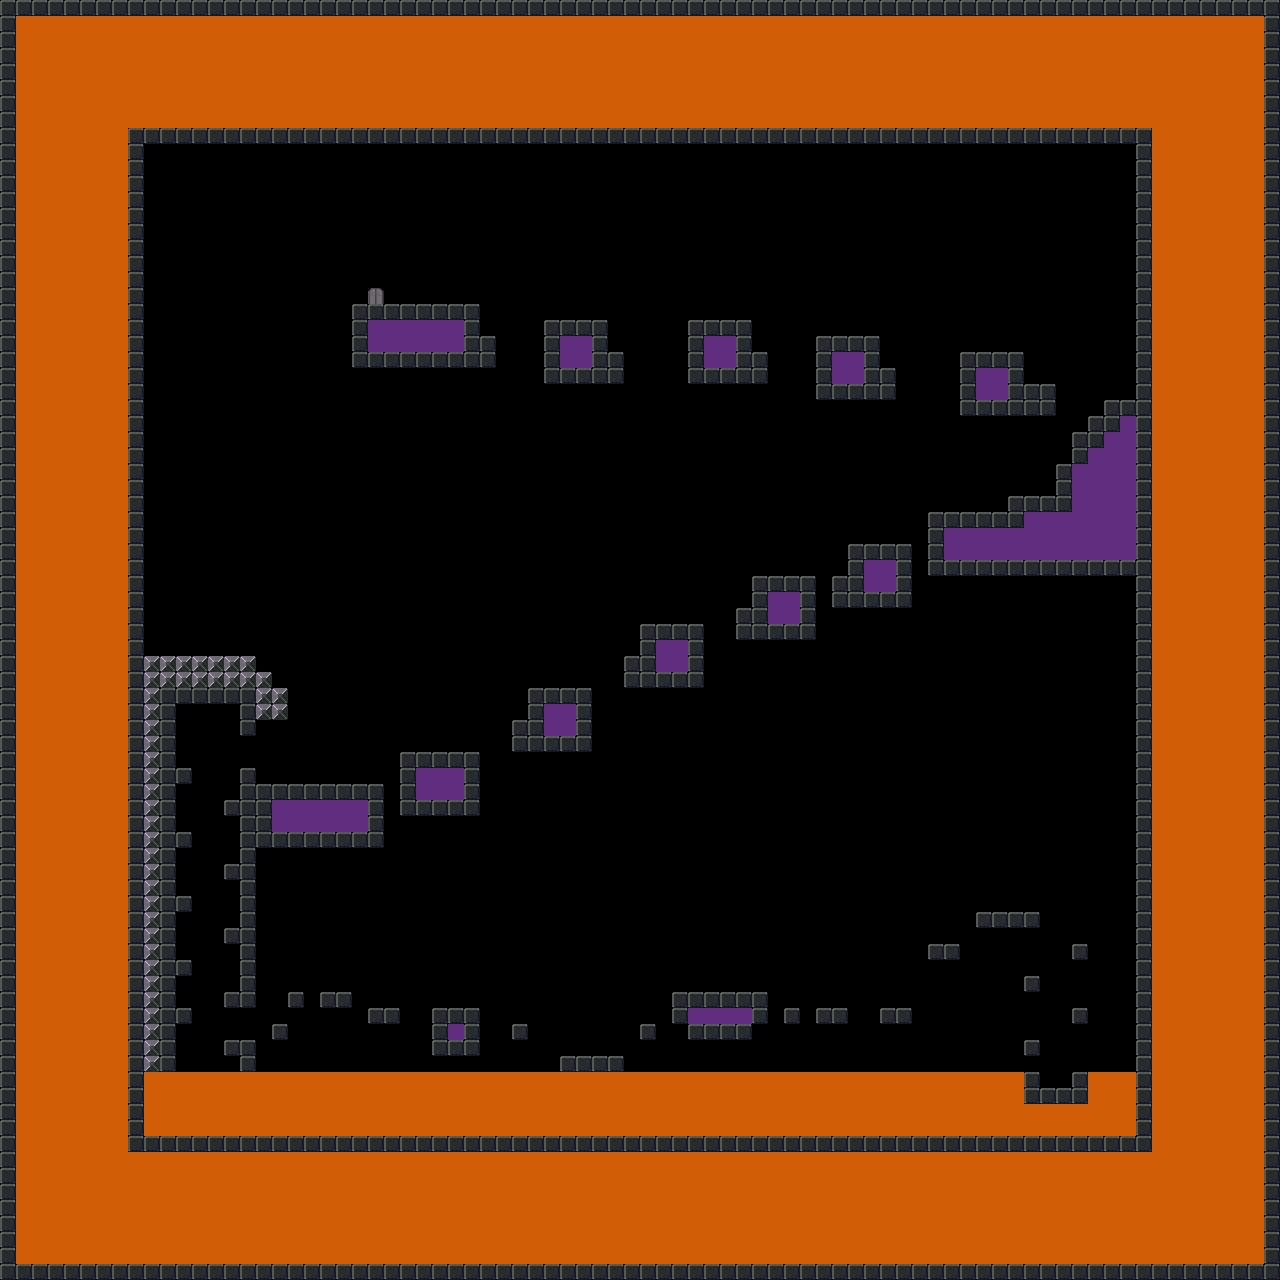

The image is a tile-based game level rendered from a .tmx file. Its description and source (layers, tilesets, objects; grid data summarised) follow:
An orthogonal 80x80 tile map with 16x16 px tiles, 1 tile layer (Tile Layer 1).

<map version="1.0" orientation="orthogonal" renderorder="right-down" width="80" height="80" tilewidth="16" tileheight="16" nextobjectid="1">
 <tileset firstgid="1" name="Level Tiles" tilewidth="16" tileheight="16">
  <image source="Images/sprites_6.png" width="128" height="128" />
 </tileset>
 <layer name="Tile Layer 1" width="80" height="80">
  <data>[6400 cells, 3271 non-empty, 5 distinct tile ids]</data>
 </layer>
</map>
